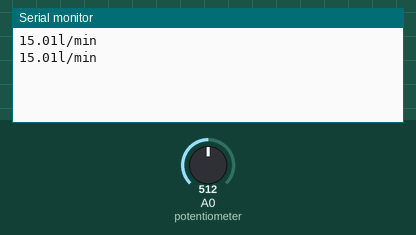
A sketch run on a simulated Arduino Uno, built with avr-gcc and run on an emulated ATmega328P. Shown: the last lines printed to the serial monitor. The test bench sets the inputs (shaded band); at power-on: A0 (potentiometer) = 512.

Above: at 2.8 s.
2.9 s: A0 (potentiometer) set to 716
At 3.8 s:
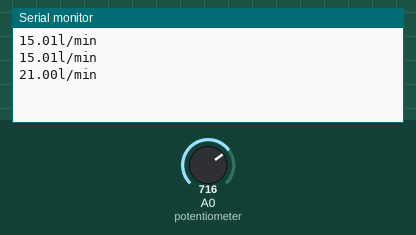
4.4 s: A0 (potentiometer) set to 900
At 5.8 s:
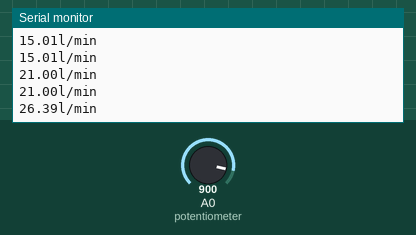
Timing chart, 0 to 7.4 s (numbered marks = the images above; inputs shaded):
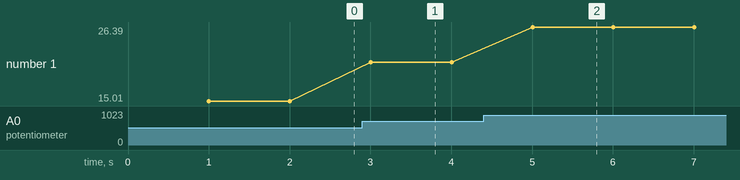

Measured:
- after the input at 2.9 s, the serial monitor: prints a new line after 0.10 s (image 1)
- after the input at 4.4 s, the serial monitor: prints a new line after 0.61 s (image 2)
- plotted number 1: 15.01 → 21 after the input at 2.9 s, 21 → 26.39 after the input at 4.4 s

The sketch:

P2H-NanoWaterFlow.ino
```cpp
#include <Wire.h>

// defines pins numbers
const int potentiometer = A0;

// defines const
const uint16_t sensorInterval = 1000;

const uint8_t maxFlow = 30; //max flow = 30 l/min

// defines variables
long prevSensorTime;
long prevWireTime;
uint16_t analogValue;
double waterFlow; // current water flow l/min
double totalWaterFlow; // total water flow l/min

void setup() {
  Serial.begin(9600); // Starts the serial communication

  // I2C setup
  Wire.begin(8);                // join i2c bus with address #8
  Wire.onRequest(requestEvent);

  // set pins
  pinMode(potentiometer, INPUT);
}

void loop() {

  if (millis() > prevSensorTime + sensorInterval) {
    prevSensorTime = millis();

    analogValue = analogRead(potentiometer);
    waterFlow = analogValue*1.0/1023*maxFlow;

    totalWaterFlow += waterFlow/(60.0*sensorInterval/1000.0);

    Serial.print(waterFlow);
    Serial.println("l/min");
  }

}

void requestEvent() {
  Serial.println("Receiving I2C request");

  Serial.print("Total waterflow in last period: ");
  Serial.print(totalWaterFlow);
  Serial.println("l");

  //String msg = String(totalWaterFlow);
  char buf[8];
  Serial.println(dtostrf(totalWaterFlow, 8, 2, buf));
  Wire.write(dtostrf(totalWaterFlow, 8, 2, buf));
  //Wire.print(msg);

  totalWaterFlow = 0;
}
```
